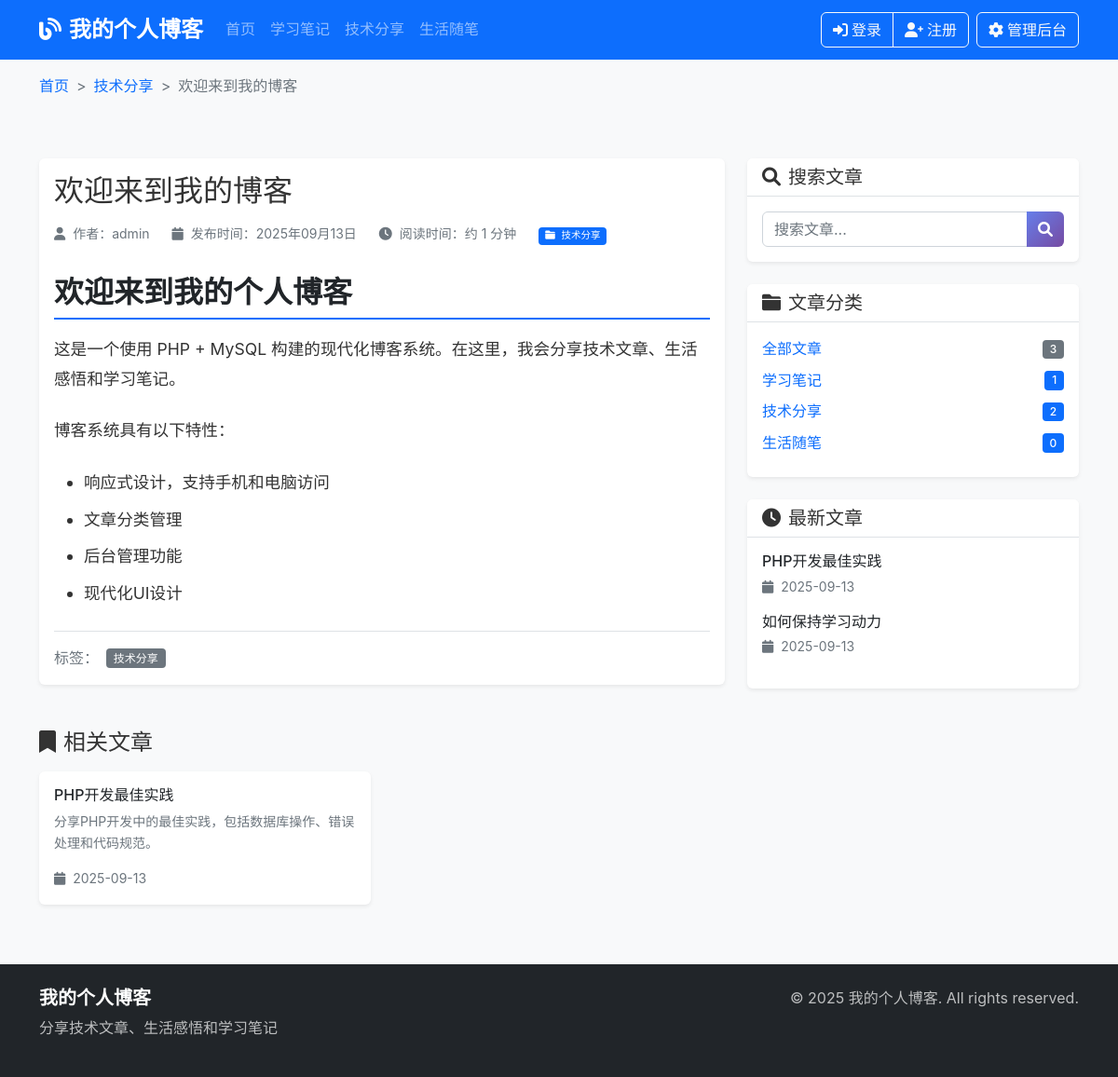
The app's page /post.php?slug=welcome-to-my-blog with its own data.
### tables this page shows
CREATE TABLE categories (
    id INT AUTO_INCREMENT PRIMARY KEY,
    name VARCHAR(100) NOT NULL,
    slug VARCHAR(100) NOT NULL UNIQUE,
    description TEXT,
    created_at TIMESTAMP DEFAULT CURRENT_TIMESTAMP
);

CREATE TABLE posts (
    id INT AUTO_INCREMENT PRIMARY KEY,
    title VARCHAR(255) NOT NULL,
    slug VARCHAR(255) NOT NULL UNIQUE,
    content LONGTEXT NOT NULL,
    excerpt TEXT,
    featured_image VARCHAR(255),
    category_id INT,
    author_id INT NOT NULL,
    status ENUM('draft', 'published') DEFAULT 'draft',
    published_at TIMESTAMP NULL,
    created_at TIMESTAMP DEFAULT CURRENT_TIMESTAMP,
    updated_at TIMESTAMP DEFAULT CURRENT_TIMESTAMP ON UPDATE CURRENT_TIMESTAMP,
    FOREIGN KEY (category_id) REFERENCES categories(id) ON DELETE SET NULL,
    FOREIGN KEY (author_id) REFERENCES users(id) ON DELETE CASCADE
);

CREATE TABLE users (
    id INT AUTO_INCREMENT PRIMARY KEY,
    username VARCHAR(50) NOT NULL UNIQUE,
    email VARCHAR(100) NOT NULL UNIQUE,
    password VARCHAR(255) NOT NULL,
    role ENUM('admin', 'editor') DEFAULT 'editor',
    created_at TIMESTAMP DEFAULT CURRENT_TIMESTAMP,
    updated_at TIMESTAMP DEFAULT CURRENT_TIMESTAMP ON UPDATE CURRENT_TIMESTAMP
);

### post.php (the view, shortened to what the rows shown need)
<?php
require_once 'classes/Database.php';
require_once 'classes/Post.php';
require_once 'classes/Category.php';
$post = new Post();
$category = new Category();
$slug = isset($_GET['slug']) ? trim($_GET['slug']) : '';
$article = $post->getPostBySlug($slug);
$relatedPosts = [];
if ($article['category_id']) {
    $relatedPosts = $post->getPublishedPosts(1, 3, $article['category_id']);
    $relatedPosts = array_filter($relatedPosts, function($p) use ($article) {
        return $p['id'] != $article['id'];
    });
    $relatedPosts = array_slice($relatedPosts, 0, 2);
}
$categories = $category->getCategoriesWithPostCount();
?>
<!DOCTYPE html>
<html lang="zh-CN">
<head>
    <link href="https://cdn.jsdelivr.net/npm/bootstrap@5.1.3/dist/css/bootstrap.min.css" rel="stylesheet">
    <link href="https://cdnjs.cloudflare.com/ajax/libs/font-awesome/6.0.0/css/all.min.css" rel="stylesheet">
    <link href="https://cdnjs.cloudflare.com/ajax/libs/prism/1.24.1/themes/prism.min.css" rel="stylesheet">
    <link href="assets/css/style.css" rel="stylesheet">
</head>
<body>
    <nav class="navbar navbar-expand-lg navbar-dark bg-primary">
        <div class="container">
            <div class="collapse navbar-collapse" id="navbarNav">
                <ul class="navbar-nav me-auto">
                    <?php foreach ($categories as $cat): ?>
                    <li class="nav-item">
                        <a class="nav-link" href="index.php?category=<?php echo $cat['id']; ?>">
                            <?php echo htmlspecialchars($cat['name']); ?>
                        </a>
                    </li>
                    <?php endforeach; ?>
                </ul>
            </div>
        </div>
    </nav>
    <div class="bg-light py-2">
        <div class="container">
            <nav aria-label="breadcrumb">
                <ol class="breadcrumb mb-0">
                    <li class="breadcrumb-item"><a href="index.php">首页</a></li>
                    <?php if ($article['category_name']): ?>
                    <li class="breadcrumb-item">
                        <a href="index.php?category=<?php echo $article['category_id']; ?>">
                            <?php echo htmlspecialchars($article['category_name']); ?>
                        </a>
                    </li>
                    <?php endif; ?>
                    <li class="breadcrumb-item active" aria-current="page">
                        <?php echo htmlspecialchars($article['title']); ?>
                    </li>
                </ol>
            </nav>
        </div>
    </div>
    <div class="container my-5">
        <div class="row">
            <div class="col-lg-8">
                <article class="card">
                    <div class="card-body">
                        <header class="mb-4">
                            <h1 class="card-title h2 mb-3"><?php echo htmlspecialchars($article['title']); ?></h1>
                            <div class="d-flex flex-wrap align-items-center text-muted small mb-3">
                                <div class="me-4">
                                    <i class="fas fa-user me-1"></i>
                                    作者：<?php echo htmlspecialchars($article['author_name']); ?>
                                </div>
                                <div class="me-4">
                                    <i class="fas fa-calendar me-1"></i>
                                    发布时间：<?php echo date('Y年m月d日', strtotime($article['published_at'])); ?>
                                </div>
                                <div class="me-4">
                                    <i class="fas fa-clock me-1"></i>
                                    阅读时间：约 <?php echo ceil(str_word_count(strip_tags($article['content'])) / 200); ?> 分钟
                                </div>
                                <?php if ($article['category_name']): ?>
                                <div>
                                    <a href="index.php?category=<?php echo $article['category_id']; ?>"
                                       class="badge bg-primary text-decoration-none">
                                        <i class="fas fa-folder me-1"></i>
                                        <?php echo htmlspecialchars($article['category_name']); ?>
                                    </a>
                                </div>
                                <?php endif; ?>
                            </div>
                        </header>
                        <div class="article-content">
                            <?php echo $article['content']; ?>
                        </div>
                        <div class="mt-4 pt-3 border-top">
                            <div class="d-flex flex-wrap align-items-center">
                                <span class="text-muted me-2">标签：</span>
                                <?php if ($article['category_name']): ?>
                                <a href="index.php?category=<?php echo $article['category_id']; ?>"
                                   class="badge bg-secondary text-decoration-none me-2">
                                    <?php echo htmlspecialchars($article['category_name']); ?>
                                </a>
                                <?php endif; ?>
                            </div>
                        </div>
                    </div>
                </article>
                <?php if (!empty($relatedPosts)): ?>
                <div class="mt-5">
                    <div class="row">
                        <?php foreach ($relatedPosts as $relatedPost): ?>
                        <div class="col-md-6 mb-3">
                            <div class="card h-100">
                                <div class="card-body">
                                    <h6 class="card-title">
                                        <a href="post.php?slug=<?php echo $relatedPost['slug']; ?>"
                                           class="text-decoration-none text-dark">
                                            <?php echo htmlspecialchars($relatedPost['title']); ?>
                                        </a>
                                    </h6>
                                    <p class="card-text text-muted small">
                                        <?php echo htmlspecialchars($relatedPost['excerpt']); ?>
                                    </p>
                                    <div class="text-muted small">
                                        <i class="fas fa-calendar me-1"></i>
                                        <?php echo date('Y-m-d', strtotime($relatedPost['published_at'])); ?>
                                    </div>
                                </div>
                            </div>
                        </div>
                        <?php endforeach; ?>
                    </div>
                </div>
                <?php endif; ?>
            </div>
            <div class="col-lg-4">
                <div class="card mb-4">
                    <div class="card-body">
                        <ul class="list-unstyled mb-0">
                            <?php foreach ($categories as $cat): ?>
                            <li class="mb-2">
                                <a href="index.php?category=<?php echo $cat['id']; ?>"
                                   class="text-decoration-none d-flex justify-content-between align-items-center">
                                    <span><?php echo htmlspecialchars($cat['name']); ?></span>
                                    <span class="badge bg-primary"><?php echo $cat['post_count']; ?></span>
                                </a>
                            </li>
                            <?php endforeach; ?>
                        </ul>
                    </div>
                </div>
                <div class="card">
                    <div class="card-body">
                        <?php
                        $latestPosts = $post->getPublishedPosts(1, 5);
                        foreach ($latestPosts as $latestPost):
                            if ($latestPost['id'] == $article['id']) continue;
                        ?>
                        <div class="d-flex mb-3">
                            <div class="flex-grow-1">
                                <h6 class="mb-1">
                                    <a href="post.php?slug=<?php echo $latestPost['slug']; ?>"
                                       class="text-decoration-none text-dark">
                                        <?php echo htmlspecialchars($latestPost['title']); ?>
                                    </a>
                                </h6>
                                <small class="text-muted">
                                    <i class="fas fa-calendar me-1"></i>
                                    <?php echo date('Y-m-d', strtotime($latestPost['published_at'])); ?>
                                </small>
                            </div>
                        </div>
                        <?php endforeach; ?>
                    </div>
                </div>
            </div>
        </div>
    </div>
</body>
</html>

### records on screen
categories: name "学习笔记", post_count "1"
categories: name "技术分享", post_count "2"
categories: name "生活随笔", post_count "0"
posts: title "欢迎来到我的博客", published_at "2025年09月13日", ceil(str_word_count(strip_tags($article['content']))/200) "1", content "欢迎来到我的个人博客 这是一个使用 PHP + MySQL 构建的现代化博客系统。在这里，我会分享技术文章、生活感悟和学习笔记。 博客系统具有以下特性： 响应式设计，支持手机和电脑访问 文章分类管理 后台管理功能 现代化UI设计"
users: username "admin"
posts: title "PHP开发最佳实践", excerpt "分享PHP开发中的最佳实践，包括数据库操作、错误处理和代码规范。", published_at "2025-09-13"
posts: title "如何保持学习动力", published_at "2025-09-13"

### other values on screen
SITE_NAME "我的个人博客"
$post->getTotalPosts() "3"
SITE_DESCRIPTION "分享技术文章、生活感悟和学习笔记"
